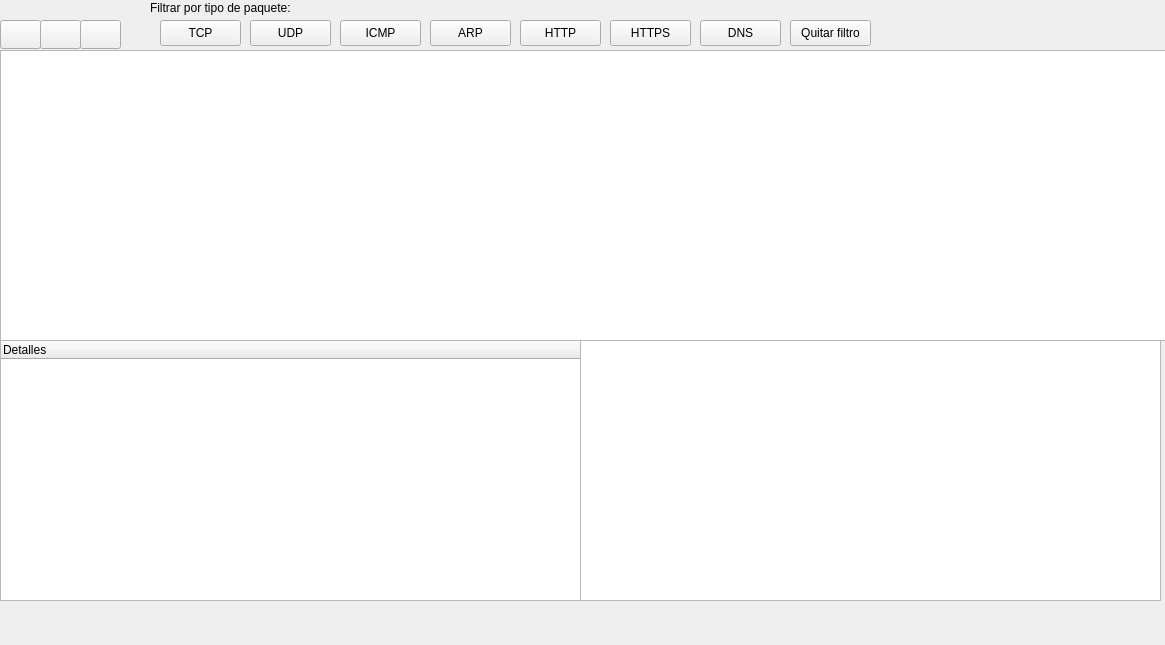
<?xml version="1.0" encoding="UTF-8"?>
<ui version="4.0">
 <class>capturawindow</class>
 <widget class="QWidget" name="capturawindow">
  <property name="geometry">
   <rect>
    <x>0</x>
    <y>0</y>
    <width>1165</width>
    <height>645</height>
   </rect>
  </property>
  <property name="windowTitle">
   <string>Form</string>
  </property>
  <widget class="QTableWidget" name="tablePaquetes">
   <property name="geometry">
    <rect>
     <x>0</x>
     <y>50</y>
     <width>1171</width>
     <height>291</height>
    </rect>
   </property>
  </widget>
  <widget class="QTreeWidget" name="treeDetalles">
   <property name="geometry">
    <rect>
     <x>0</x>
     <y>340</y>
     <width>581</width>
     <height>261</height>
    </rect>
   </property>
   <column>
    <property name="text">
     <string notr="true">Detalles</string>
    </property>
   </column>
  </widget>
  <widget class="QPlainTextEdit" name="txtHex">
   <property name="geometry">
    <rect>
     <x>580</x>
     <y>340</y>
     <width>581</width>
     <height>261</height>
    </rect>
   </property>
   <property name="font">
    <font>
     <family>Consolas</family>
    </font>
   </property>
  </widget>
  <widget class="QPushButton" name="btn_Reanudar">
   <property name="geometry">
    <rect>
     <x>0</x>
     <y>20</y>
     <width>41</width>
     <height>29</height>
    </rect>
   </property>
   <property name="text">
    <string/>
   </property>
   <property name="icon">
    <iconset theme="QIcon::ThemeIcon::MediaPlaybackStart"/>
   </property>
  </widget>
  <widget class="QPushButton" name="btn_Detener">
   <property name="geometry">
    <rect>
     <x>40</x>
     <y>20</y>
     <width>41</width>
     <height>29</height>
    </rect>
   </property>
   <property name="text">
    <string/>
   </property>
   <property name="icon">
    <iconset theme="QIcon::ThemeIcon::MediaPlaybackStop"/>
   </property>
  </widget>
  <widget class="QPushButton" name="btn_Reiniciar">
   <property name="geometry">
    <rect>
     <x>80</x>
     <y>20</y>
     <width>41</width>
     <height>29</height>
    </rect>
   </property>
   <property name="text">
    <string/>
   </property>
   <property name="icon">
    <iconset theme="QIcon::ThemeIcon::SystemReboot"/>
   </property>
  </widget>
  <widget class="QPushButton" name="btnTCP">
   <property name="geometry">
    <rect>
     <x>160</x>
     <y>20</y>
     <width>81</width>
     <height>26</height>
    </rect>
   </property>
   <property name="text">
    <string>TCP</string>
   </property>
  </widget>
  <widget class="QPushButton" name="btnUDP">
   <property name="geometry">
    <rect>
     <x>250</x>
     <y>20</y>
     <width>81</width>
     <height>26</height>
    </rect>
   </property>
   <property name="text">
    <string>UDP</string>
   </property>
  </widget>
  <widget class="QPushButton" name="btnICMP">
   <property name="geometry">
    <rect>
     <x>340</x>
     <y>20</y>
     <width>81</width>
     <height>26</height>
    </rect>
   </property>
   <property name="text">
    <string>ICMP</string>
   </property>
  </widget>
  <widget class="QPushButton" name="btnTodos">
   <property name="geometry">
    <rect>
     <x>790</x>
     <y>20</y>
     <width>81</width>
     <height>26</height>
    </rect>
   </property>
   <property name="text">
    <string>Quitar filtro</string>
   </property>
  </widget>
  <widget class="QLabel" name="label_filtros">
   <property name="geometry">
    <rect>
     <x>150</x>
     <y>0</y>
     <width>151</width>
     <height>16</height>
    </rect>
   </property>
   <property name="text">
    <string>Filtrar por tipo de paquete:</string>
   </property>
  </widget>
  <widget class="QPushButton" name="btnARP">
   <property name="geometry">
    <rect>
     <x>430</x>
     <y>20</y>
     <width>81</width>
     <height>26</height>
    </rect>
   </property>
   <property name="text">
    <string>ARP</string>
   </property>
  </widget>
  <widget class="QPushButton" name="btnHTTP">
   <property name="geometry">
    <rect>
     <x>520</x>
     <y>20</y>
     <width>81</width>
     <height>26</height>
    </rect>
   </property>
   <property name="text">
    <string>HTTP</string>
   </property>
  </widget>
  <widget class="QPushButton" name="btnHTTPS">
   <property name="geometry">
    <rect>
     <x>610</x>
     <y>20</y>
     <width>81</width>
     <height>26</height>
    </rect>
   </property>
   <property name="text">
    <string>HTTPS</string>
   </property>
  </widget>
  <widget class="QPushButton" name="btnDNS">
   <property name="geometry">
    <rect>
     <x>700</x>
     <y>20</y>
     <width>81</width>
     <height>26</height>
    </rect>
   </property>
   <property name="text">
    <string>DNS</string>
   </property>
  </widget>
 </widget>
 <resources/>
 <connections/>
</ui>
